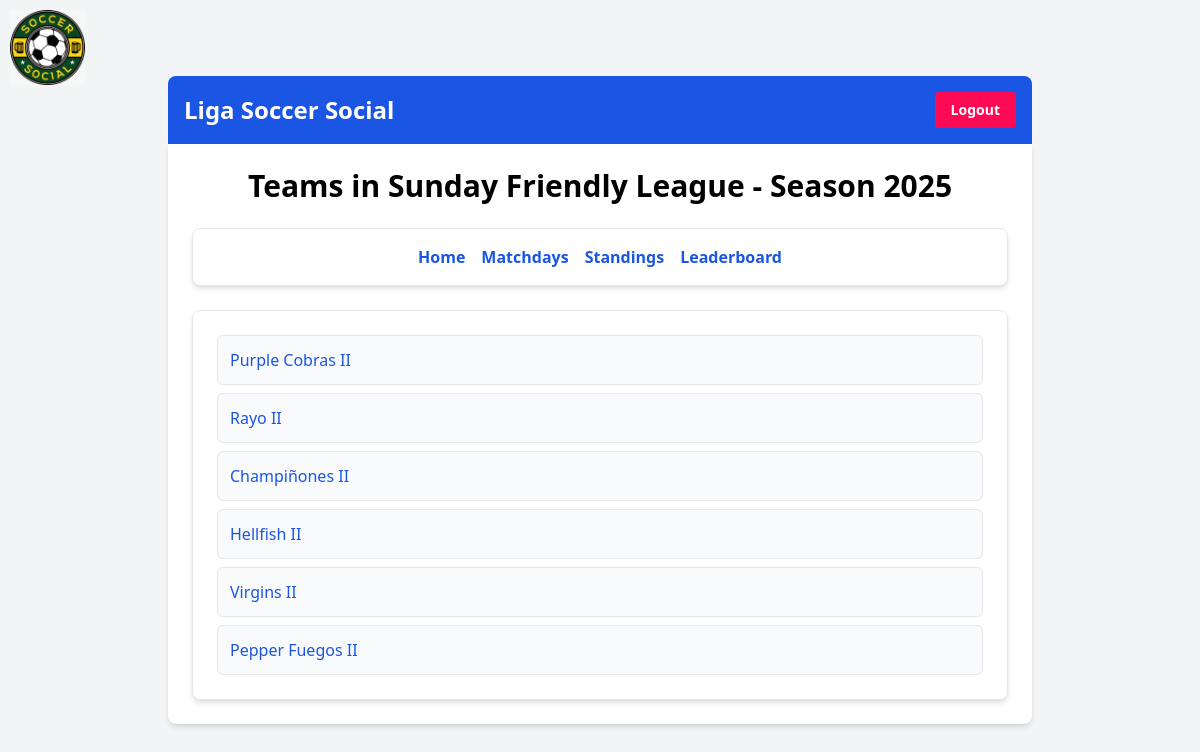
The page /futbol/league/2/2/teams/ (signed in) on the database its author committed.
### futbolapp/models.py (models this page shows, shortened)
class League(models.Model):
    name = models.CharField(max_length=100)
    description = models.TextField()
    created_at = models.DateTimeField(auto_now_add=True)
    updated_at = models.DateTimeField(auto_now=True)

class Season(models.Model):
    league = models.ForeignKey(League, on_delete=models.CASCADE, null=True, blank=True)
    tournament = models.ForeignKey('Tournament', on_delete=models.CASCADE, null=True, blank=True) # New field
    year = models.IntegerField()
    is_current = models.BooleanField(default=False)

class Team(models.Model):
    name = models.CharField(max_length=100)
    league = models.ForeignKey(League, on_delete=models.CASCADE, null=True, blank=True)
    tournament = models.ForeignKey('Tournament', on_delete=models.CASCADE, null=True, blank=True) # New field

### futbolapp/views.py (the view)
# urls.py: path('league/<int:league_id>/<int:season_id>/teams/', views.team_list, name='team_list'),
@login_required
def team_list(request, league_id, season_id):
    league = get_object_or_404(League, pk=league_id)
    season = get_object_or_404(Season, pk=season_id)
    teams = Team.objects.filter(league=league)
    return render(request, 'futbolapp/team_list.html', {'league': league, 'season': season, 'teams': teams, 'active_tab': 'teams'})

### futbolapp/templates/futbolapp/team_list.html
{% extends 'base.html' %}
{% block content %}
    <h1 class="text-3xl font-bold mb-6 text-center">Teams in {{ league.name }} - Season {{ season.year }}</h1>
    <nav class="mb-6 p-4 bg-white rounded-lg shadow-md border border-gray-200">
        <ul class="flex flex-wrap justify-center space-x-4">
            {% if active_tab != 'home' %}
                <li><a href="{% url 'league_home' league.id season.id %}" class="text-primary-blue hover:text-primary-red font-semibold">Home</a></li>
            {% endif %}
            {% if active_tab != 'matchdays' %}
                <li><a href="{% url 'league_matchday_list' league.id season.id %}" class="text-primary-blue hover:text-primary-red font-semibold">Matchdays</a></li>
            {% endif %}
            {% if active_tab != 'standings' %}
                <li><a href="{% url 'league_standings_view' league.id season.id %}" class="text-primary-blue hover:text-primary-red font-semibold">Standings</a></li>
            {% endif %}
            {% if active_tab != 'leaderboard' %}
                <li><a href="{% url 'leaderboard_view' league.id season.id %}" class="text-primary-blue hover:text-primary-red font-semibold">Leaderboard</a></li>
            {% endif %}
        </ul>
    </nav>
    <div class="bg-white p-6 rounded-lg shadow-md border border-gray-200">
        <ul class="space-y-2">
            {% for team in teams %}
                <li><a href="{% url 'team_detail' team.id %}" class="block p-3 bg-gray-50 hover:bg-gray-100 rounded-md border border-gray-200 text-primary-blue font-medium">{{ team.name }}</a></li>
            {% empty %}
                <li class="text-gray-700">No teams found for this league.</li>
            {% endfor %}
        </ul>
    </div>
{% endblock %}

### rows shown on the page
League: name "Sunday Friendly League"
Season: year "2025"
Team: name "Purple Cobras II"
Team: name "Rayo II"
Team: name "Champiñones II"
Team: name "Hellfish II"
Team: name "Virgins II"
Team: name "Pepper Fuegos II"
